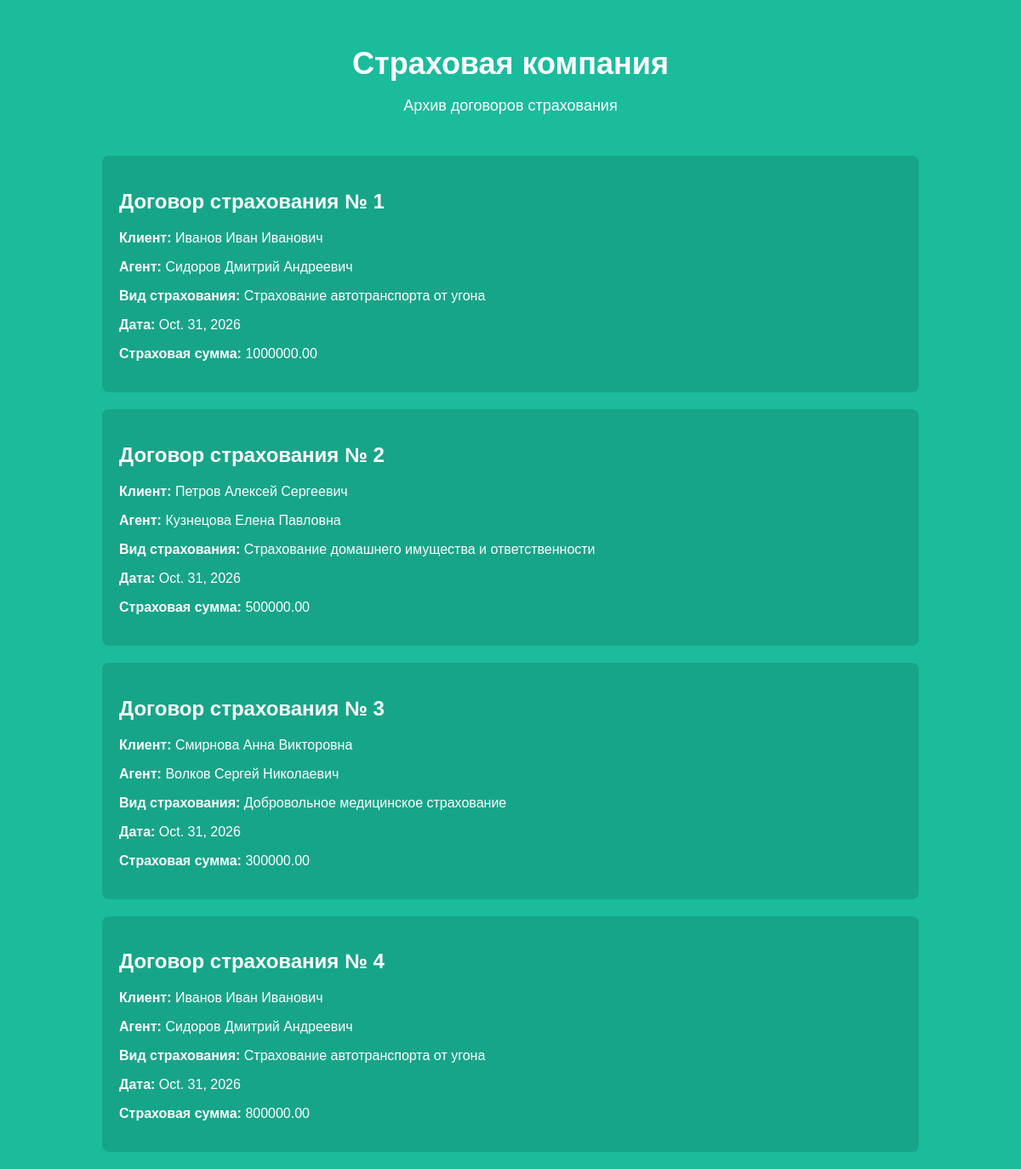
The page / on the database its author committed.
### articles/models.py (models this page shows, shortened)
class Contract(models.Model):
    client = models.ForeignKey(
        Client,
        on_delete=models.CASCADE,
        verbose_name="Клиент"
    )
    agent = models.ForeignKey(
        Agent,
        on_delete=models.CASCADE,
        verbose_name="Страховой агент"
    )
    branch = models.ForeignKey(
        Branch,
        on_delete=models.CASCADE,
        verbose_name="Филиал"
    )
    insurance_type = models.ForeignKey(
        InsuranceType,
        on_delete=models.CASCADE,
        verbose_name="Вид страхования"
    )
    date = models.DateField(verbose_name="Дата заключения")
    insurance_sum = models.DecimalField(
        max_digits=15,
        decimal_places=2,
        verbose_name="Страховая сумма"
    )
    class Meta:
        verbose_name = "Договор страхования"
        verbose_name_plural = "Договоры страхования"

class Client(models.Model):
    full_name = models.CharField(max_length=200, verbose_name="ФИО клиента")
    address = models.CharField(max_length=250, verbose_name="Адрес")
    phone = models.CharField(max_length=20, verbose_name="Телефон")
    class Meta:
        verbose_name = "Клиент"
        verbose_name_plural = "Клиенты"

class Agent(models.Model):
    full_name = models.CharField(max_length=200, verbose_name="ФИО агента")
    address = models.CharField(max_length=250, verbose_name="Адрес")
    phone = models.CharField(max_length=20, verbose_name="Телефон")
    branch = models.ForeignKey(
        Branch,
        on_delete=models.CASCADE,
        verbose_name="Филиал"
    )
    class Meta:
        verbose_name = "Страховой агент"
        verbose_name_plural = "Страховые агенты"

class InsuranceType(models.Model):
    name = models.CharField(max_length=200, verbose_name="Вид страхования")
    tariff_rate = models.DecimalField(
        max_digits=5,
        decimal_places=2,
        verbose_name="Тарифная ставка (%)"
    )
    commission_percent = models.DecimalField(
        max_digits=5,
        decimal_places=2,
        verbose_name="Процент комиссии (%)"
    )
    class Meta:
        verbose_name = "Вид страхования"
        verbose_name_plural = "Виды страхования"

### articles/views.py (the view)
# urls.py: path('', views.archive, name='archive'),
def archive(request):
    contracts = Contract.objects.select_related(
        'client',
        'agent',
        'branch',
        'insurance_type'
    ).all()
    return render(request, 'archive.html', {
        'contracts': contracts
    })

### articles/templates/archive.html (shortened to what this page needs)
{% load static %}
<!DOCTYPE html>
<html lang="ru">
<head>
    <link rel="stylesheet" href="{% static 'css/article.css' %}">
</head>
<body class="archive">
    <div class="header">
        <h1>Страховая компания</h1>
        <p>Архив договоров страхования</p>
    </div>
    <div class="archive-content">
        {% for contract in contracts %}
            <div class="post">
                <h2 class="post-title">
                    <a href="{% url 'get_contract' contract.id %}">
                        Договор страхования № {{ contract.id }}
                    </a>
                </h2>
                <p><strong>Клиент:</strong> {{ contract.client.full_name }}</p>
                <p><strong>Агент:</strong> {{ contract.agent.full_name }}</p>
                <p><strong>Вид страхования:</strong> {{ contract.insurance_type.name }}</p>
                <p><strong>Дата:</strong> {{ contract.date }}</p>
                <p><strong>Страховая сумма:</strong> {{ contract.insurance_sum }}</p>
            </div>
        {% empty %}
            <p>Договоры страхования пока отсутствуют.</p>
        {% endfor %}
    </div>
</body>
</html>

### articles/static/css/article.css (style rules this page uses)
body { background: #1abc9c; font-family: Tahoma, Arial, sans-serif; color: #ffffff; margin: 0; padding: 0; }
.header { text-align: center; padding: 30px 0; }
.header h1 { font-size: 36px; margin-bottom: 10px; }
.header p { font-size: 18px; }
.archive { width: 960px; margin-left: auto; margin-right: auto; }
.archive-content { width: 100%; }
.post { background: rgba(0, 0, 0, 0.12); padding: 20px; margin-bottom: 20px; border-radius: 8px; }
.post-title a { color: #ffffff; text-decoration: none; }

### rows shown on the page
Contract: id "1", client.full_name "Иванов Иван Иванович", agent.full_name "Сидоров Дмитрий Андреевич", insurance_type.name "Страхование автотранспорта от угона", date "Oct. 31, 2026", insurance_sum "1000000.00"
Contract: id "2", client.full_name "Петров Алексей Сергеевич", agent.full_name "Кузнецова Елена Павловна", insurance_type.name "Страхование домашнего имущества и ответственности", date "Oct. 31, 2026", insurance_sum "500000.00"
Contract: id "3", client.full_name "Смирнова Анна Викторовна", agent.full_name "Волков Сергей Николаевич", insurance_type.name "Добровольное медицинское страхование", date "Oct. 31, 2026", insurance_sum "300000.00"
Contract: id "4", client.full_name "Иванов Иван Иванович", agent.full_name "Сидоров Дмитрий Андреевич", insurance_type.name "Страхование автотранспорта от угона", date "Oct. 31, 2026", insurance_sum "800000.00"
